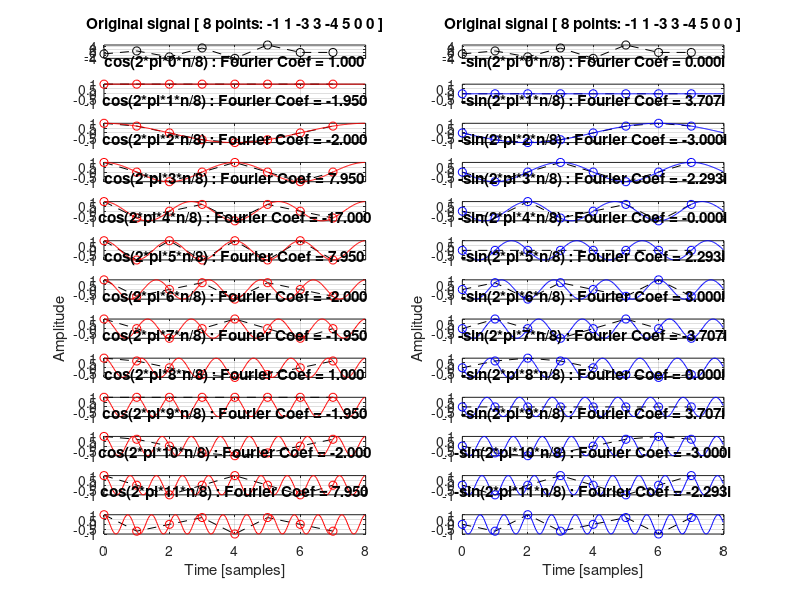
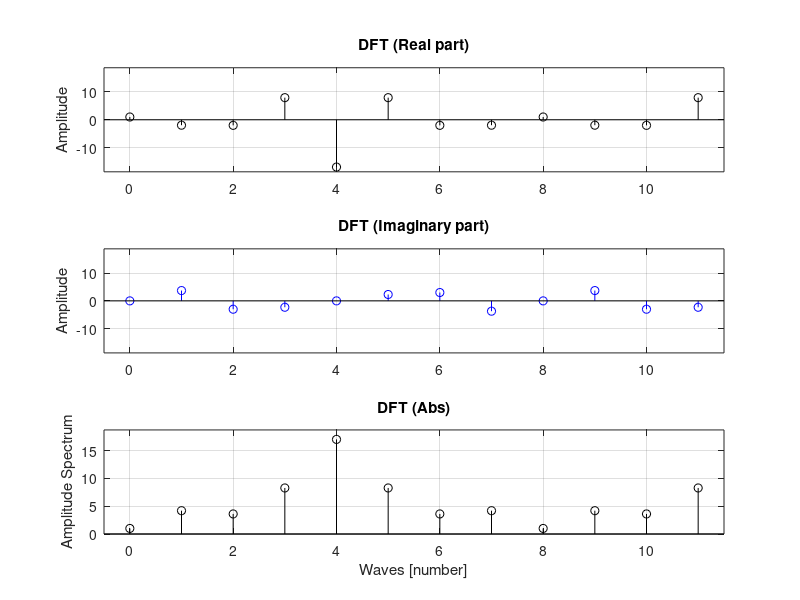

Reproduce these figures in MATLAB, in order.
%%%%%%%%%%%%%%%%%%%%%%%%%%%%%%%%%%%%%%%%%%%%%%%%%%%%%%%%%%%
% DFT Demo for Applied Electronic Engineering Class
%  (compatible with Matlab/Octave)
%    by Yoshiki NAGATANI, Kobe City College of Technology
%    https://github.com/nagataniyoshiki
% 
%   rev. 20170509: First version
%   rev. 20170530: Use stem function
%   rev. 20180601: Remove horizontal axis from all figures except those at the bottom
%%%%%%%%%%%%%%%%%%%%%%%%%%%%%%%%%%%%%%%%%%%%%%%%%%%%%%%%%%%

clear;

%% Edit this part %%%%%%%%%%%%%%%%%%%%%%%%%%%%%%%%%%%%%%%%%%%%%%%%
% Original Signal
Sig = [-1 1 -3 3 -4 5 0 0];

% Number of waveforms to display
Waves = 12;
%%%%%%%%%%%%%%%%%%%%%%%%%%%%%%%%%%%%%%%%%%%%%%%%%%%%%%%%%%%%%%%%%%%%%%%%%%%

% Number of samples / Temporal resolution
Na = size(Sig,2);
dta = 1;
smoothsampling = 40;
Nb = Na * smoothsampling;
dtb = dta / smoothsampling;

% Time axes
ta = [0:Na-1]*dta;
tb = [0:Nb-1]*dtb;

% Prepare figure window
fig1 = figure;
set(fig1,'Name','DFT Demo: Waveforms','position',[10 60 800 940]);

% Plot original signal
subplot(Waves+2,2,1);
plot(ta,Sig,'ko--');
grid on;
axis([0 Na min(Sig) max(Sig)]);
title([sprintf('Original signal [ %d points: ',Na) sprintf('%d ',Sig) ']']);
subplot(Waves+2,2,2);
plot(ta,Sig,'ko--');
grid on;
axis([0 Na min(Sig) max(Sig)]);
title([sprintf('Original signal [ %d points: ',Na) sprintf('%d ',Sig) ']']);

drawnow;

% Calculate and Show DFT coefficients
for n=0:Waves-1
    % Real Part: cos(2*pi*f*n/N) %%%%%%%%%%%%
    cosa = cos(2*pi()*n*ta/Na);
    cosb = cos(2*pi()*n*tb/Na);
    coefreal(n+1) = sum(Sig.*cosa);
    % Show waveforms
    subplot(Waves+1,2,3+n*2);
    plot(ta,cosa,'k--');
    hold on;
    plot(ta,cosa,'ro');
    plot(tb,cosb,'r-');
    grid on;
    axis([0 Na -1 1]);
    title(sprintf('cos(2*pi*%d*n/%d) : Fourier Coef = %.3f',n,Na,coefreal(n+1)));
    % Axis labels
    if n == round((Waves-1)/2)
        ylabel('Amplitude');
    end
    if n == Waves-1
        xlabel('Time [samples]');
    end

  % Imaginary Part: sin(2*pi*f*n/N) %%%%%%%%%%%%
    sina = -sin(2*pi()*n*ta/Na);
    sinb = -sin(2*pi()*n*tb/Na);
    coefimag(n+1) = sum(Sig.*sina);
    % Show waveforms
    subplot(Waves+1,2,4+n*2);
    plot(ta,sina,'k--');
    hold on;
    plot(ta,sina,'bo');
    plot(tb,sinb,'b-');
    grid on;
    axis([0 Na -1 1]);
    title(sprintf('-sin(2*pi*%d*n/%d) : Fourier Coef = %.3fi',n,Na,coefimag(n+1)));
    % Axis labels
    if n == round((Waves-1)/2)
        ylabel('Amplitude');
    end
    if n == Waves-1
        xlabel('Time [samples]');
    end
    
    drawnow;
end;

% Remove horizontal axis from all figures except those at the bottom
Axes= findall(gcf,'type','axes');
set(Axes(3:end),'xticklabel','');
drawnow;

% DFT coefficients = Real + i*Imaginary
DFT = coefreal + 1i*coefimag;
disp('DFT result (manually calculated)')
DFT.'

% Show DFT results
fig2 = figure;
set(fig2,'Name','DFT Demo: DFT result','position',[820 300 500 700]);

subplot(3,1,1);
stem([0:Waves-1], real(DFT)','k');
grid on;
axis([-0.5 Waves-0.5 -max(abs(DFT)*1.1) max(abs(DFT)*1.1)]);
title('DFT (Real part)');
ylabel('Amplitude');

subplot(3,1,2);
stem([0:Waves-1], imag(DFT)','b');
grid on;
axis([-0.5 Waves-0.5 -max(abs(DFT)*1.1) max(abs(DFT)*1.1)]);
title('DFT (Imaginary part)');
ylabel('Amplitude');

subplot(3,1,3);
stem([0:Waves-1], abs(DFT)','k');
grid on;
axis([-0.5 Waves-0.5 0 max(abs(DFT)*1.1)]);
title('DFT (Abs)');
ylabel('Amplitude Spectrum');
xlabel('Waves [number]');

% FFT for comparison (built-in function of Matlab/Octave)
disp('FFT for comparison (built-in function of Matlab/Octave)')
FFT = fft(Sig).'
